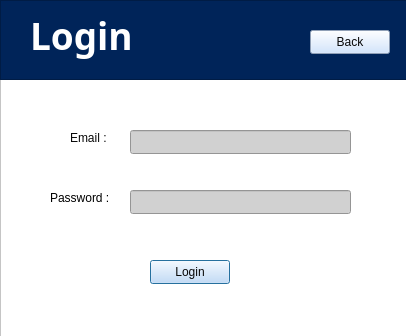
<?xml version="1.0" encoding="UTF-8"?>
<ui version="4.0">
 <class>LoginScreen</class>
 <widget class="QDialog" name="LoginScreen">
  <property name="geometry">
   <rect>
    <x>0</x>
    <y>0</y>
    <width>406</width>
    <height>336</height>
   </rect>
  </property>
  <property name="windowTitle">
   <string>Dialog</string>
  </property>
  <widget class="QFrame" name="frame">
   <property name="geometry">
    <rect>
     <x>0</x>
     <y>0</y>
     <width>431</width>
     <height>361</height>
    </rect>
   </property>
   <property name="styleSheet">
    <string notr="true">background-color: rgb(255, 255, 255);</string>
   </property>
   <property name="frameShape">
    <enum>QFrame::Shape::StyledPanel</enum>
   </property>
   <property name="frameShadow">
    <enum>QFrame::Shadow::Raised</enum>
   </property>
   <widget class="QPushButton" name="loginButton">
    <property name="geometry">
     <rect>
      <x>150</x>
      <y>260</y>
      <width>80</width>
      <height>24</height>
     </rect>
    </property>
    <property name="styleSheet">
     <string notr="true">color: rgb(8, 8, 8);
background-color: rgb(200, 223, 255);</string>
    </property>
    <property name="text">
     <string>Login</string>
    </property>
   </widget>
   <widget class="QLineEdit" name="passwordInput">
    <property name="geometry">
     <rect>
      <x>130</x>
      <y>190</y>
      <width>221</width>
      <height>24</height>
     </rect>
    </property>
    <property name="styleSheet">
     <string notr="true">color: rgb(0, 0, 0);
background-color: rgb(209, 209, 209);</string>
    </property>
   </widget>
   <widget class="QLineEdit" name="emailInput">
    <property name="geometry">
     <rect>
      <x>130</x>
      <y>130</y>
      <width>221</width>
      <height>24</height>
     </rect>
    </property>
    <property name="styleSheet">
     <string notr="true">color: rgb(0, 0, 0);
background-color: rgb(209, 209, 209);</string>
    </property>
   </widget>
   <widget class="QFrame" name="frame_2">
    <property name="geometry">
     <rect>
      <x>0</x>
      <y>0</y>
      <width>431</width>
      <height>80</height>
     </rect>
    </property>
    <property name="styleSheet">
     <string notr="true">background-color: rgb(0, 36, 89);</string>
    </property>
    <property name="frameShape">
     <enum>QFrame::Shape::StyledPanel</enum>
    </property>
    <property name="frameShadow">
     <enum>QFrame::Shadow::Raised</enum>
    </property>
    <widget class="QLabel" name="label">
     <property name="geometry">
      <rect>
       <x>30</x>
       <y>10</y>
       <width>141</width>
       <height>51</height>
      </rect>
     </property>
     <property name="font">
      <font>
       <family>Rockwell</family>
       <pointsize>28</pointsize>
       <bold>true</bold>
      </font>
     </property>
     <property name="styleSheet">
      <string notr="true">color: rgb(255, 255, 255);</string>
     </property>
     <property name="text">
      <string>Login</string>
     </property>
    </widget>
    <widget class="QPushButton" name="backButton">
     <property name="geometry">
      <rect>
       <x>310</x>
       <y>30</y>
       <width>80</width>
       <height>24</height>
      </rect>
     </property>
     <property name="styleSheet">
      <string notr="true">color: rgb(8, 8, 8);
background-color: rgb(200, 223, 255);</string>
     </property>
     <property name="text">
      <string>Back</string>
     </property>
    </widget>
   </widget>
   <widget class="QLabel" name="label_2">
    <property name="geometry">
     <rect>
      <x>70</x>
      <y>130</y>
      <width>49</width>
      <height>16</height>
     </rect>
    </property>
    <property name="styleSheet">
     <string notr="true">color: rgb(7, 7, 7);</string>
    </property>
    <property name="text">
     <string>Email : </string>
    </property>
   </widget>
   <widget class="QLabel" name="label_3">
    <property name="geometry">
     <rect>
      <x>50</x>
      <y>190</y>
      <width>61</width>
      <height>16</height>
     </rect>
    </property>
    <property name="styleSheet">
     <string notr="true">color: rgb(0, 0, 0);</string>
    </property>
    <property name="text">
     <string>Password : </string>
    </property>
   </widget>
  </widget>
 </widget>
 <resources/>
 <connections/>
</ui>
